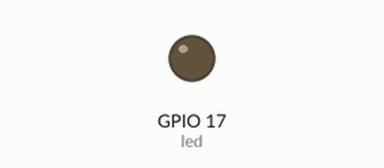
Recording of a program running on a simulated Raspberry Pi (BCM pin numbers). Parts: output pins drawn as LEDs (lit = HIGH).

Above: at 0.05 s.
At 1.5 s:
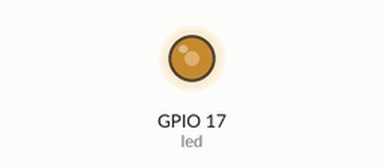
At 3.0 s:
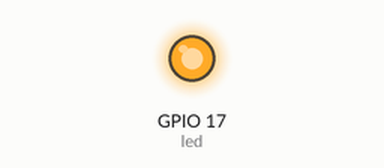
Timing chart, 0 to 6.9 s (numbered marks = the images above):
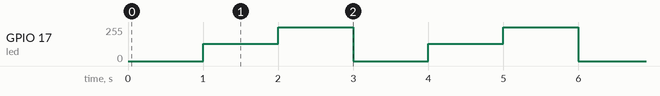

The program:

PWM.py
```python
#!/usr/bin/python
"""
 Author :Dharmendra Kumar Yadav
 this code is used control the Led at pin no 17 using PWM
"""
from gpiozero import PWMLED
from time import sleep

led = PWMLED(17)

while True:
    led.value = 0  # off
    sleep(1)
    led.value = 0.5  # half brightness
    sleep(1)
    led.value = 1  # full brightness
    sleep(1)
```

Measured:
- by itself, GPIO 17 (led): repeats every 3.0 s: 255/255 1.0 s, 0/255 1.0 s, 128/255 1.0 s
